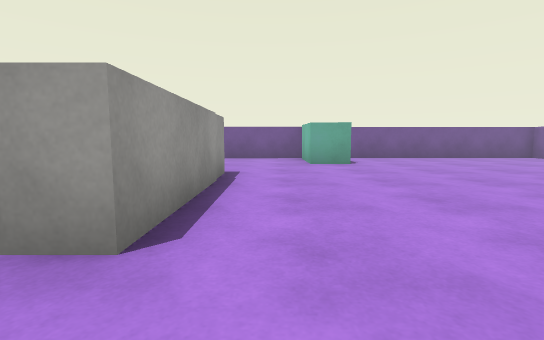
View 1 (above)

13 first-person views from a walk through a scene from a Unity 3-D project. The camera is 0.62 m above the floor, tilts 6° down and sees 85° across. The floor is counted in squares, 1 m on a side. Each view is taken from the middle of a square. On the plan, view 1 faces up. The plan holds only what a view shows up to about 9 squares ahead; the rest is blank. The player is left out. Surface patterns are stand-ins for the level's own textures.

View 2
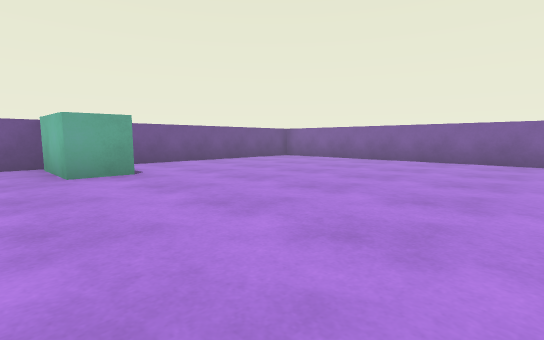

View 3
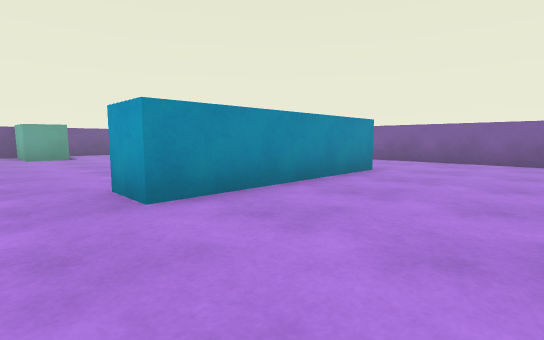

View 4
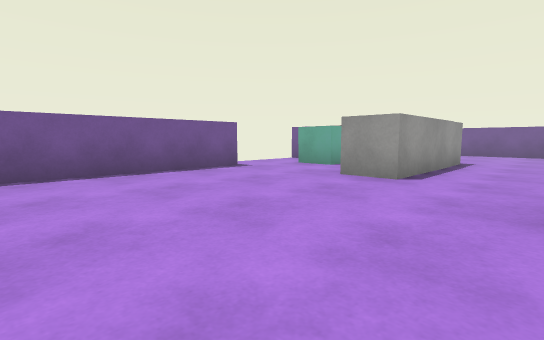

View 5
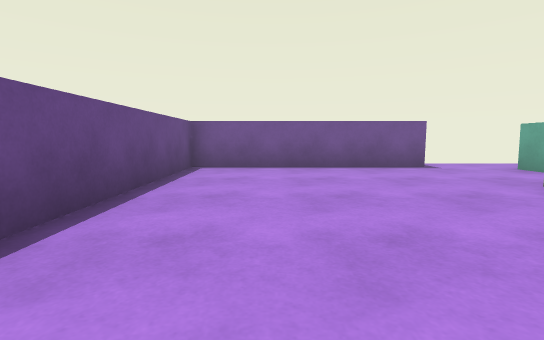

View 6
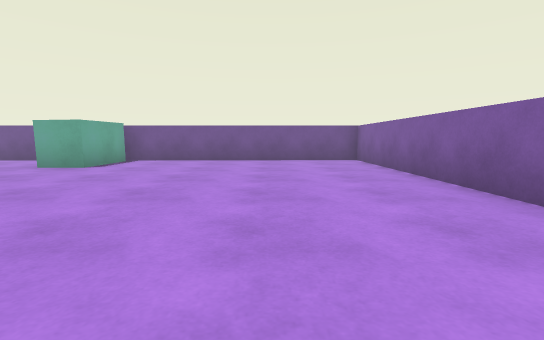

View 7
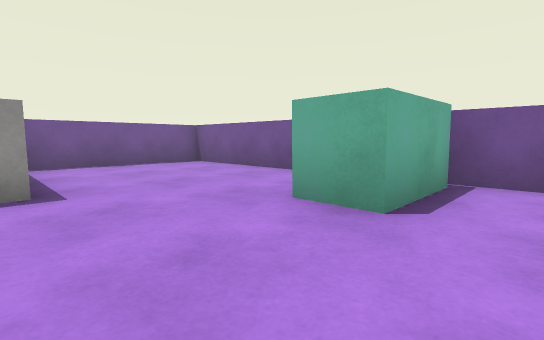

View 8
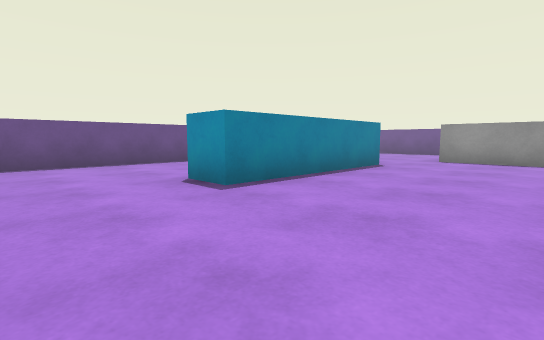

View 9
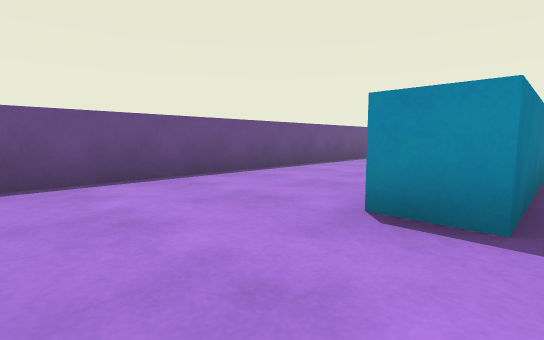

View 10
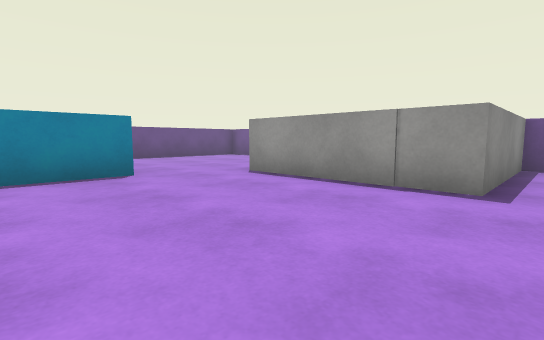

View 11
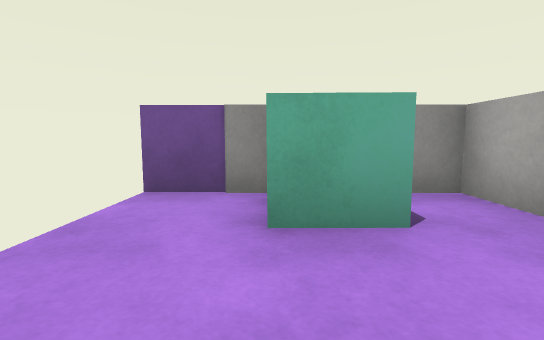

View 12
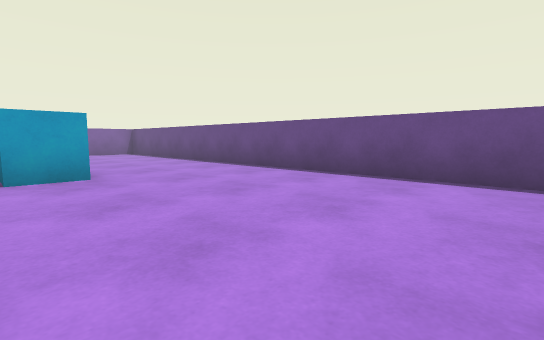

View 13
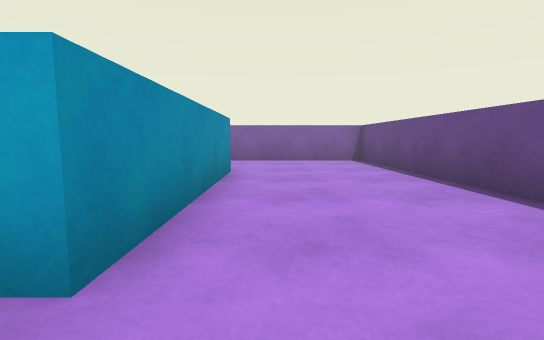

### Floor plan
Points are (right, up) in squares from view 1. A wall is a line through its corners. A room is listed if a view was taken in it or the views show most of it. See-through windows are left out.
Room 1 (views 1, 2, 3, 4, 5, 6, 7, 8, 9, 10, 11, 12, 13)
walls: (1.1, 0.8) (5.7, 0.8) (5.7, -0.2) (1.1, -0.2) (1.1, 0.8); (-1.8, 3.2) (-1.8, 4.4); (-4.4, 4.4) (-5.5, 4.4); (-4.5, 1.4) (-4.5, -3.8) (8.5, -3.5) (8.5, 9.7) (-4.5, 9.5) (-4.5, 5.4) (-0.8, 5.4) (-0.8, 1.5) (-1.9, 1.5)
objects: cube (-4, 3) to (-3, 4); block (1, 8) to (2, 9)

Positions as (right, up) in squares from view 1, and headings:
1: (0, 0), facing up
2: (0, 2), facing up-right
3: (0, -3), facing up-right
4: (1, -3), facing up-left
5: (2, -2), facing left
6: (6, 1), facing up
7: (3, 5), facing up-left
8: (8, 4), facing down-left
9: (8, 1), facing down-left
10: (3, 6), facing down-left
11: (-4, 1), facing up
12: (-4, 1), facing down-right
13: (0, -1), facing right
